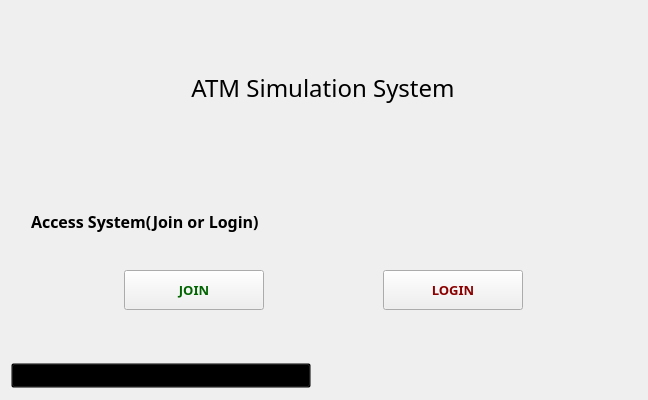
<?xml version="1.0" encoding="UTF-8"?>
<ui version="4.0">
 <class>GuidePage</class>
 <widget class="QWidget" name="GuidePage">
  <property name="geometry">
   <rect>
    <x>0</x>
    <y>0</y>
    <width>648</width>
    <height>400</height>
   </rect>
  </property>
  <property name="minimumSize">
   <size>
    <width>648</width>
    <height>400</height>
   </size>
  </property>
  <property name="maximumSize">
   <size>
    <width>648</width>
    <height>400</height>
   </size>
  </property>
  <property name="windowTitle">
   <string>Join or Login</string>
  </property>
  <layout class="QVBoxLayout" name="verticalLayout">
   <item>
    <spacer name="verticalSpacer">
     <property name="orientation">
      <enum>Qt::Vertical</enum>
     </property>
     <property name="sizeType">
      <enum>QSizePolicy::Fixed</enum>
     </property>
     <property name="sizeHint" stdset="0">
      <size>
       <width>17</width>
       <height>37</height>
      </size>
     </property>
    </spacer>
   </item>
   <item>
    <widget class="QLabel" name="lab_ATM">
     <property name="minimumSize">
      <size>
       <width>624</width>
       <height>80</height>
      </size>
     </property>
     <property name="maximumSize">
      <size>
       <width>624</width>
       <height>80</height>
      </size>
     </property>
     <property name="font">
      <font>
       <family>微软雅黑</family>
       <pointsize>18</pointsize>
      </font>
     </property>
     <property name="text">
      <string>ATM Simulation System</string>
     </property>
     <property name="alignment">
      <set>Qt::AlignCenter</set>
     </property>
     <property name="wordWrap">
      <bool>true</bool>
     </property>
     <property name="margin">
      <number>0</number>
     </property>
    </widget>
   </item>
   <item>
    <spacer name="verticalSpacer_2">
     <property name="orientation">
      <enum>Qt::Vertical</enum>
     </property>
     <property name="sizeHint" stdset="0">
      <size>
       <width>17</width>
       <height>34</height>
      </size>
     </property>
    </spacer>
   </item>
   <item>
    <layout class="QHBoxLayout" name="horizontalLayout_9">
     <item>
      <spacer name="horizontalSpacer_5">
       <property name="orientation">
        <enum>Qt::Horizontal</enum>
       </property>
       <property name="sizeType">
        <enum>QSizePolicy::Fixed</enum>
       </property>
       <property name="sizeHint" stdset="0">
        <size>
         <width>20</width>
         <height>20</height>
        </size>
       </property>
      </spacer>
     </item>
     <item>
      <widget class="QLabel" name="lab_tip">
       <property name="minimumSize">
        <size>
         <width>0</width>
         <height>26</height>
        </size>
       </property>
       <property name="maximumSize">
        <size>
         <width>500</width>
         <height>26</height>
        </size>
       </property>
       <property name="font">
        <font>
         <family>微软雅黑 Light</family>
         <pointsize>12</pointsize>
         <weight>75</weight>
         <bold>true</bold>
        </font>
       </property>
       <property name="text">
        <string>Access System(Join or Login)</string>
       </property>
      </widget>
     </item>
     <item>
      <spacer name="horizontalSpacer_6">
       <property name="orientation">
        <enum>Qt::Horizontal</enum>
       </property>
       <property name="sizeHint" stdset="0">
        <size>
         <width>200</width>
         <height>20</height>
        </size>
       </property>
      </spacer>
     </item>
    </layout>
   </item>
   <item>
    <layout class="QHBoxLayout" name="horizontalLayout_7">
     <property name="topMargin">
      <number>30</number>
     </property>
     <item>
      <widget class="QPushButton" name="btn_join">
       <property name="minimumSize">
        <size>
         <width>140</width>
         <height>40</height>
        </size>
       </property>
       <property name="maximumSize">
        <size>
         <width>140</width>
         <height>40</height>
        </size>
       </property>
       <property name="font">
        <font>
         <family>微软雅黑 Light</family>
         <pointsize>10</pointsize>
         <weight>75</weight>
         <bold>true</bold>
        </font>
       </property>
       <property name="styleSheet">
        <string notr="true">QPushButton{color:darkGreen}</string>
       </property>
       <property name="text">
        <string>JOIN</string>
       </property>
      </widget>
     </item>
     <item>
      <widget class="QPushButton" name="btn_login">
       <property name="minimumSize">
        <size>
         <width>140</width>
         <height>40</height>
        </size>
       </property>
       <property name="maximumSize">
        <size>
         <width>140</width>
         <height>40</height>
        </size>
       </property>
       <property name="font">
        <font>
         <family>微软雅黑 Light</family>
         <pointsize>10</pointsize>
         <weight>75</weight>
         <bold>true</bold>
        </font>
       </property>
       <property name="styleSheet">
        <string notr="true">QPushButton{color:darkRed}</string>
       </property>
       <property name="text">
        <string>LOGIN</string>
       </property>
      </widget>
     </item>
    </layout>
   </item>
   <item>
    <spacer name="verticalSpacer_3">
     <property name="orientation">
      <enum>Qt::Vertical</enum>
     </property>
     <property name="sizeType">
      <enum>QSizePolicy::Fixed</enum>
     </property>
     <property name="sizeHint" stdset="0">
      <size>
       <width>17</width>
       <height>47</height>
      </size>
     </property>
    </spacer>
   </item>
   <item>
    <layout class="QHBoxLayout" name="horizontalLayout_8">
     <item>
      <widget class="QPushButton" name="btn_cglang">
       <property name="sizePolicy">
        <sizepolicy hsizetype="Fixed" vsizetype="Fixed">
         <horstretch>0</horstretch>
         <verstretch>0</verstretch>
        </sizepolicy>
       </property>
       <property name="minimumSize">
        <size>
         <width>300</width>
         <height>0</height>
        </size>
       </property>
       <property name="maximumSize">
        <size>
         <width>300</width>
         <height>16777215</height>
        </size>
       </property>
       <property name="font">
        <font>
         <family>微软雅黑 Light</family>
         <pointsize>9</pointsize>
         <weight>75</weight>
         <bold>true</bold>
         <underline>false</underline>
        </font>
       </property>
       <property name="cursor">
        <cursorShape>PointingHandCursor</cursorShape>
       </property>
       <property name="styleSheet">
        <string notr="true">QPushButton{background-color:transparent;text-align:left;}</string>
       </property>
       <property name="text">
        <string>Reselect Interactive Language</string>
       </property>
       <property name="autoDefault">
        <bool>false</bool>
       </property>
      </widget>
     </item>
     <item>
      <widget class="QLabel" name="lab_time">
       <property name="sizePolicy">
        <sizepolicy hsizetype="Expanding" vsizetype="Preferred">
         <horstretch>0</horstretch>
         <verstretch>0</verstretch>
        </sizepolicy>
       </property>
       <property name="minimumSize">
        <size>
         <width>0</width>
         <height>26</height>
        </size>
       </property>
       <property name="maximumSize">
        <size>
         <width>16777215</width>
         <height>26</height>
        </size>
       </property>
       <property name="font">
        <font>
         <family>微软雅黑 Light</family>
         <pointsize>9</pointsize>
         <weight>75</weight>
         <bold>true</bold>
        </font>
       </property>
       <property name="layoutDirection">
        <enum>Qt::LeftToRight</enum>
       </property>
       <property name="text">
        <string/>
       </property>
       <property name="alignment">
        <set>Qt::AlignRight|Qt::AlignTrailing|Qt::AlignVCenter</set>
       </property>
      </widget>
     </item>
    </layout>
   </item>
  </layout>
 </widget>
 <layoutdefault spacing="6" margin="11"/>
 <resources/>
 <connections/>
</ui>
